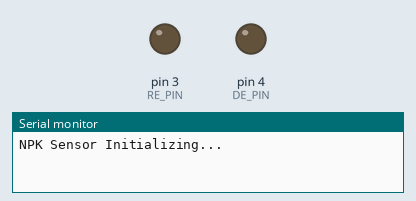
The sketch below on a simulated Arduino Uno, built with avr-gcc and run on an emulated ATmega328P. On the bench: output pins drawn as LEDs (lit = HIGH), the last lines printed to the serial monitor.

Above: at 3.3 s.
At 10.73 s:
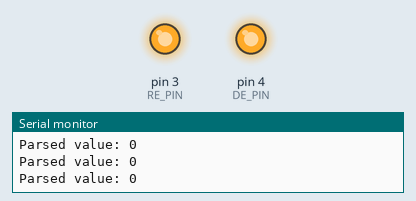
Timing chart, 0 to 11.0 s (numbered marks = the images above):
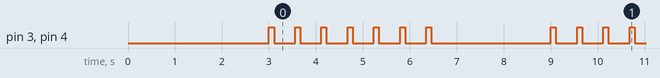

Measured:
- by itself, pin 3 (RE_PIN), pin 4 (DE_PIN): repeats every 6.0 s: 6 × (LOW 0.45 s, HIGH 0.11 s), LOW 2.5 s, HIGH 0.11 s
- by itself, everything shown: repeats every 6.0 s, in 14 steps

The sketch:

485_Soil_ComprehensiveSensor.ino
```cpp
#include <SoftwareSerial.h>
#include <avr/pgmspace.h>

#define RE_PIN 3
#define DE_PIN 4

// Pre-defined commands stored in flash memory
const byte nitro[] PROGMEM = {0x01, 0x03, 0x00, 0x1e, 0x00, 0x01, 0xe4, 0x0c};  // Nitrogen
const byte phos[] PROGMEM = {0x01, 0x03, 0x00, 0x1f, 0x00, 0x01, 0xb5, 0xcc};  // Phosphorous
const byte pota[] PROGMEM = {0x01, 0x03, 0x00, 0x20, 0x00, 0x01, 0x85, 0xc0};  // Potassium
const byte phCommand[] PROGMEM = {0x01, 0x03, 0x00, 0x06, 0x00, 0x01, 0x64, 0x0B};  // pH
const byte soilHumidityCommand[] PROGMEM = {0x01, 0x03, 0x00, 0x12, 0x00, 0x01, 0x92, 0x92};  // Soil Humidity
const byte temperatureCommand[] PROGMEM = {0x01, 0x03, 0x00, 0x13, 0x00, 0x01, 0xFF, 0x9B};  // Temperature
const byte conductivityCommand[] PROGMEM = {0x01, 0x03, 0x00, 0x15, 0x00, 0x01, 0x95, 0xCE};  // Conductivity

enum SensorType {
  NITROGEN,
  PHOSPHOROUS,
  POTASSIUM,
  PH,
  SOIL_HUMIDITY,
  TEMPERATURE,
  CONDUCTIVITY
};

byte values[11];  // Buffer for sensor data
SoftwareSerial mod(2, 5);  // RX connected to pin 2, TX connected to pin 5

void setup() {
  Serial.begin(9600);
  mod.begin(9600);
  pinMode(RE_PIN, OUTPUT);
  pinMode(DE_PIN, OUTPUT);

  Serial.println("NPK Sensor Initializing...");
  delay(3000);
}

void loop() {
  // Read values from different sensors and print them
  float nitrogen = readSensorData(NITROGEN);
  delay(250);
  float phosphorous = readSensorData(PHOSPHOROUS);
  delay(250);
  float potassium = readSensorData(POTASSIUM);
  delay(250);
  float ph = readSensorData(PH) / 10.0;  // Assuming pH is scaled by a factor of 10
  delay(250);
  float soilHumidity = readSensorData(SOIL_HUMIDITY);
  delay(250);
  float temperature = readSensorData(TEMPERATURE);
  delay(250);
  float conductivity = readSensorData(CONDUCTIVITY);
  delay(250);

  // Output sensor readings
  printSensorData(nitrogen, phosphorous, potassium, ph, soilHumidity, temperature, conductivity);
  delay(2000);
}

float readSensorData(SensorType sensor) {
  const byte *command;
  switch(sensor) {
    case NITROGEN: command = nitro; break;
    case PHOSPHOROUS: command = phos; break;
    case POTASSIUM: command = pota; break;
    case PH: command = phCommand; break;
    case SOIL_HUMIDITY: command = soilHumidityCommand; break;
    case TEMPERATURE: command = temperatureCommand; break;
    case CONDUCTIVITY: command = conductivityCommand; break;
  }

  byte buffer[8];
  memcpy_P(buffer, command, 8);

  // Send Modbus request
  digitalWrite(DE_PIN, HIGH);
  digitalWrite(RE_PIN, HIGH);
  delay(100);

  if (mod.write(buffer, 8) == 8) {
    digitalWrite(DE_PIN, LOW);
    digitalWrite(RE_PIN, LOW);
    delay(200);

    // Read response from sensor
    for (byte i = 0; i < 7; i++) {
      if (mod.available()) {
        values[i] = mod.read();
      }
    }

    // Combine the two bytes for the result
    int result = (values[3] << 8) | values[4];

    // Handle scaling for specific sensors
    if (sensor == PH) {
      return result / 10.0;  // pH scaled by 10
    }

    if (sensor == SOIL_HUMIDITY && result > 100) {
      return 100.0;  // Cap soil humidity at 100%
    }

    if (sensor == TEMPERATURE && result > 100) {
      return 100.0;  // Cap temperature at 100°C
    }

    Serial.print("Parsed value: ");
    Serial.println(result);

    return result;  // Return the parsed result
  }

  Serial.println("Error: Failed to read data.");
  return -1;  // Return -1 in case of error
}

// Function to print sensor data
void printSensorData(float nitrogen, float phosphorous, float potassium, float ph, float soilHumidity, float temperature, float conductivity) {
  Serial.print("Nitrogen: ");
  Serial.print(nitrogen);
  Serial.println(" mg/kg");

  Serial.print("Phosphorous: ");
  Serial.print(phosphorous);
  Serial.println(" mg/kg");

  Serial.print("Potassium: ");
  Serial.print(potassium);
  Serial.println(" mg/kg");

  Serial.print("pH: ");
  Serial.println(ph);

  Serial.print("Soil Humidity: ");
  Serial.print(soilHumidity);
  Serial.println(" %");

  Serial.print("Temperature: ");
  Serial.print(temperature);
  Serial.println(" °C");

  Serial.print("Conductivity: ");
  Serial.print(conductivity);
  Serial.println(" µS/cm");
}
```
